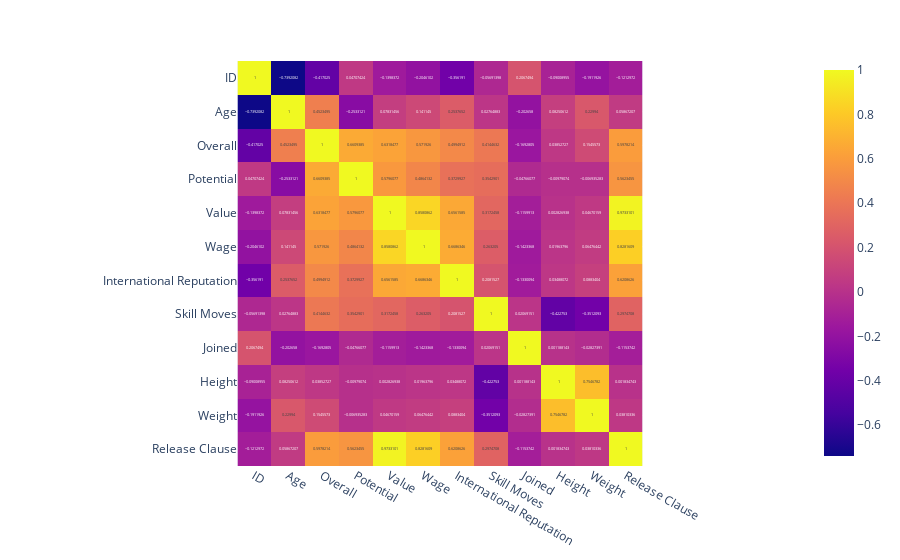

This figure's notebook cell:
### Code cell
# Finalmente, genero el Heatmap de correlacion, el cual muestra de una mejor
# manera los resultados
# obtenidos en la matriz de correlaciòn.
fig = px.imshow(df.corr(), text_auto=True)
fig.show()

### Figure 1 — Plotly figure (JSON) as saved in the notebook; plotly's stock layout.template omitted (floating-point values rounded to 4 significant figures; data arrays with more than 128 entries replaced by an {"elided": "..."} marker saying what was removed)
{"data": [{"coloraxis": "coloraxis", "hovertemplate": "x: %{x}<br>y: %{y}<br>color: %{z}<extra></extra>", "name": "0", "texttemplate": "%{z}", "type": "heatmap", "x": ["ID", "Age", "Overall", "Potential", "Value", "Wage", "International Reputation", "Skill Moves", "Joined", "Height", "Weight", "Release Clause"], "xaxis": "x", "y": ["ID", "Age", "Overall", "Potential", "Value", "Wage", "International Reputation", "Skill Moves", "Joined", "Height", "Weight", "Release Clause"], "yaxis": "y", "z": {"elided": "12x12 float values"}}], "layout": {"coloraxis": {"colorscale": [[0, "#0d0887"], [0.1111, "#46039f"], [0.2222, "#7201a8"], [0.3333, "#9c179e"], [0.4444, "#bd3786"], [0.5556, "#d8576b"], [0.6667, "#ed7953"], [0.7778, "#fb9f3a"], [0.8889, "#fdca26"], [1, "#f0f921"]]}, "margin": {"t": 60}, "xaxis": {"anchor": "y", "constrain": "domain", "domain": [0, 1], "scaleanchor": "y"}, "yaxis": {"anchor": "x", "autorange": "reversed", "constrain": "domain", "domain": [0, 1]}}}
